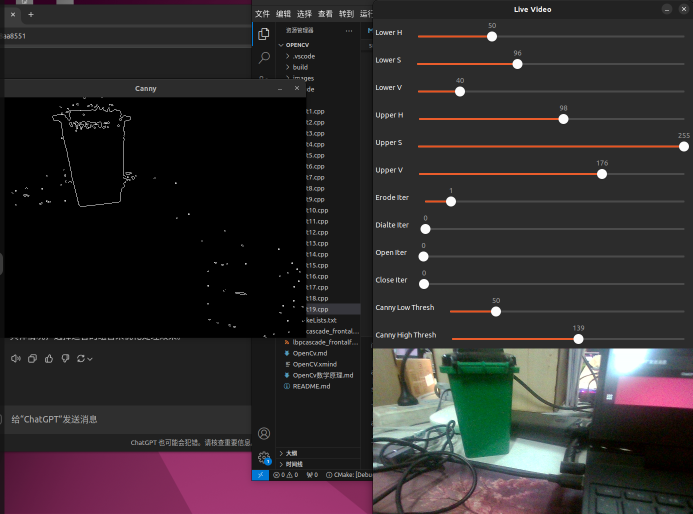
//> input picture Opencv/images/detetc/1.png, 1385 x 1028 px (shown at 1/2 size)
$ ./test3   (built with g++ and OpenCV 4)
//> lines starting //> are read from the running program, lines starting //| are printed output that depends on the picture
#include <iostream>
#include <vector>
#include <opencv2/opencv.hpp>
cv::Mat adaptiveBilateralFilter(const cv::Mat& src, int d, double sigmaColor, double sigmaSpace) {
    cv::Mat dst = src.clone();
    cv::Mat temp;

    // Convert the source image to grayscale if it is not already
    if (src.channels() == 3) {
        cv::cvtColor(src, temp, cv::COLOR_BGR2GRAY);
    } else {
        temp = src.clone();
    }

    // Calculate the variance of the image
    cv::Mat mean, stddev;
    cv::meanStdDev(temp, mean, stddev);

    // Adjust the sigma values based on the image variance
    double var = stddev.at<double>(0) * stddev.at<double>(0);
    double adaptiveSigmaColor = sigmaColor * var;
    double adaptiveSigmaSpace = sigmaSpace * var;

    // Apply bilateral filter
    cv::bilateralFilter(src, dst, d, adaptiveSigmaColor, adaptiveSigmaSpace);

    return dst;
}
int main() {
    cv::Mat image = cv::imread("/home/wys/Vision Project/Opencv/1.png");
//> image is the input picture: 1028 rows x 1385 cols, CV_8UC3; mean B, G, R 44.4, 42.8, 47.7
    if (image.empty()) {
        std::cerr << "Error opening image" << std::endl;
        return -1;
    }
    cv::namedWindow("mean_filter",cv::WINDOW_AUTOSIZE);
    cv::namedWindow("gaussia_filter",cv::WINDOW_AUTOSIZE);
    cv::namedWindow("median_filter",cv::WINDOW_AUTOSIZE);
    cv::namedWindow("two_edge_filter",cv::WINDOW_AUTOSIZE);
    cv::namedWindow("sobelX",cv::WINDOW_AUTOSIZE);
    cv::namedWindow("sobelY",cv::WINDOW_AUTOSIZE);
    cv::namedWindow("ScharrX",cv::WINDOW_AUTOSIZE);
    cv::namedWindow("ScharrY",cv::WINDOW_AUTOSIZE);
    cv::namedWindow("laplacian",cv::WINDOW_AUTOSIZE);
    cv::namedWindow("canny",cv::WINDOW_AUTOSIZE);
    cv::namedWindow("auto_two_edge_filter",cv::WINDOW_AUTOSIZE);
    cv::namedWindow("fastNLMeans",cv::WINDOW_AUTOSIZE);

    //均值
    cv::Mat mean_filter;
    int kernel = 5;
    cv::blur(image, mean_filter, cv::Size(kernel,kernel));
    //高斯
    cv::Mat gaussia_filter;
    cv::GaussianBlur(image,  gaussia_filter, cv::Size(kernel,kernel),0);
    //中值
    cv::Mat median_filter;
    cv::medianBlur(image, median_filter, 5);
    //双边滤波
    cv::Mat two_edge_filter;
    cv::bilateralFilter(image, two_edge_filter, 9, 75, 75);
    //Sobel梯度计算
    cv::Mat sobelX, sobelY;
    cv::Sobel(image, sobelX, CV_64F, 1, 0, 5);
    cv::Sobel(image, sobelY, CV_64F, 0, 1, 5);
    //Scharr算子
    cv::Mat ScharrX;
    cv::Mat ScharrY;
    cv::Scharr(image, ScharrX, CV_64F, 1, 0);
    cv::Scharr(image, ScharrY, CV_64F, 0, 1);
    //Laplaciance算子
    cv::Mat laplacian;
    cv::Laplacian(image, laplacian, CV_64F);
    //Cany算法
    cv::Mat canny;
    cv::Canny(image, canny, 100, 200);
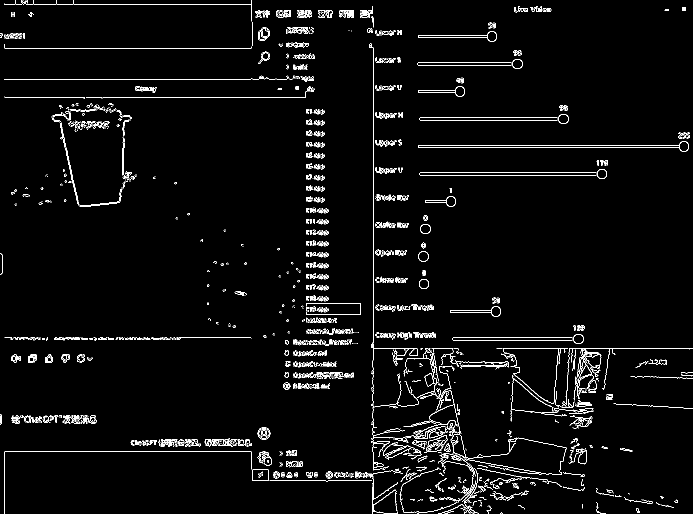
//> canny: 1028 rows x 1385 cols, CV_8UC1 (shown at 1/2 size); 3% white in thin lines or dots
    //自适应双边滤波
    cv::Mat auto_two_edge_filter;
    auto_two_edge_filter = adaptiveBilateralFilter(image, 9, 75, 75);
//> in adaptiveBilateralFilter, `cv::cvtColor(src, temp, cv::COLOR_BGR2GRAY);`:
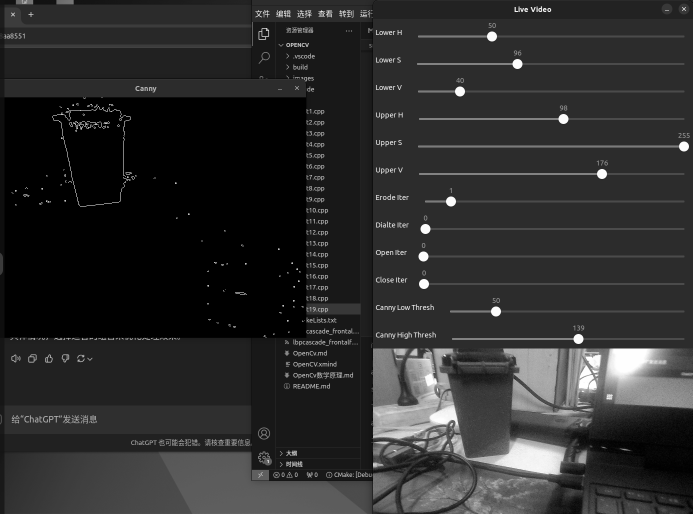
//> temp: 1028 rows x 1385 cols, CV_8UC1 (shown at 1/2 size); min 0, max 255, mean 44.4
//> in adaptiveBilateralFilter, `cv::meanStdDev(temp, mean, stddev);`: mean = [44.44]; stddev = [44]
//> in adaptiveBilateralFilter, `double var = stddev.at<double>(0) * stddev.at<double>(0);`: var = 1935.7
//> in adaptiveBilateralFilter, `double adaptiveSigmaColor = sigmaColor * var;`: adaptiveSigmaColor = 145178.3
    //(滤波后)自适应阈值处理--更好二值化
    // cv::adaptiveThreshold()
    //非局部均值去噪
    cv::Mat fastNLMeans;
    cv::fastNlMeansDenoisingColored(image, fastNLMeans, 10, 10, 7, 21);

    cv::resize(mean_filter,mean_filter, cv::Size(640, 480));
//> mean_filter: 480 rows x 640 cols, CV_8UC3
    cv::resize(gaussia_filter,gaussia_filter, cv::Size(640, 480));
//> gaussia_filter: 480 rows x 640 cols, CV_8UC3
    cv::resize(median_filter,median_filter, cv::Size(640, 480));
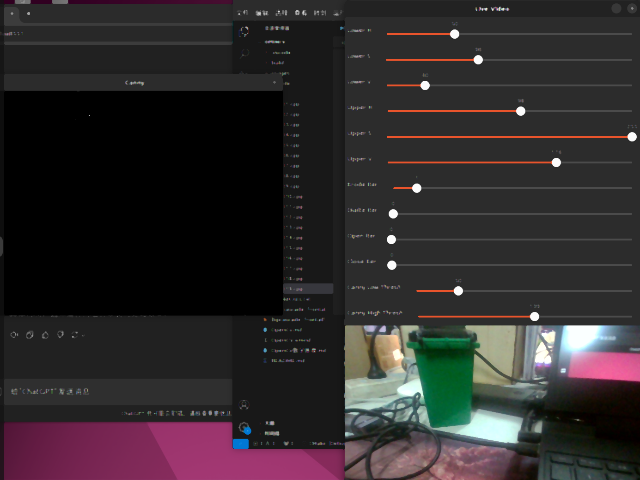
//> median_filter: 480 rows x 640 cols, CV_8UC3; mean B, G, R 43, 41.4, 46.4
    cv::resize(two_edge_filter,two_edge_filter, cv::Size(640, 480));
//> two_edge_filter: 480 rows x 640 cols, CV_8UC3
    cv::resize(sobelX,sobelX, cv::Size(640, 480));
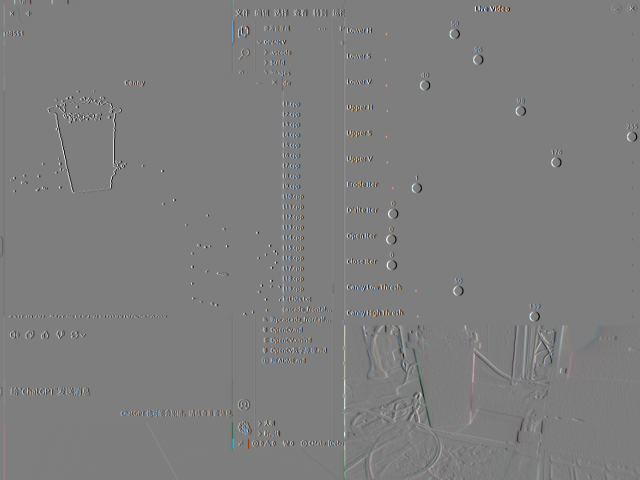
//> sobelX: 480 rows x 640 cols, CV_64FC3; mean B, G, R 2.2, 2.1, 2.7; drawn with min black and max white
    cv::resize(sobelY,sobelY, cv::Size(640, 480));
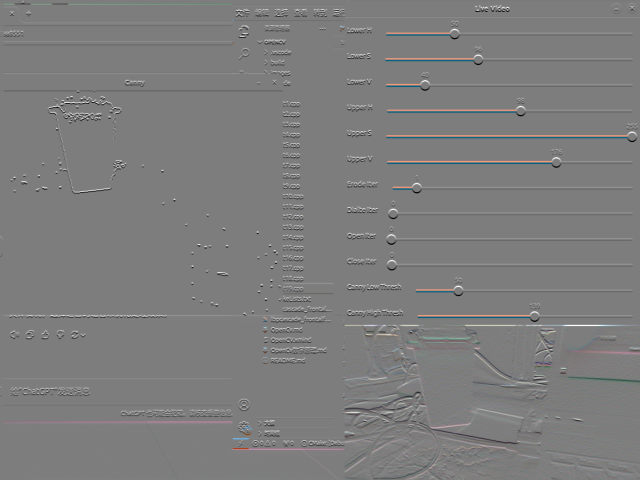
//> sobelY: 480 rows x 640 cols, CV_64FC3; mean B, G, R 4.8, 2.7, 7.2; drawn with min black and max white
    cv::resize(ScharrX,ScharrX, cv::Size(640, 480));
//> ScharrX: 480 rows x 640 cols, CV_64FC3
    cv::resize(ScharrY,ScharrY, cv::Size(640, 480));
//> ScharrY: 480 rows x 640 cols, CV_64FC3
    cv::resize(laplacian,laplacian, cv::Size(640, 480));
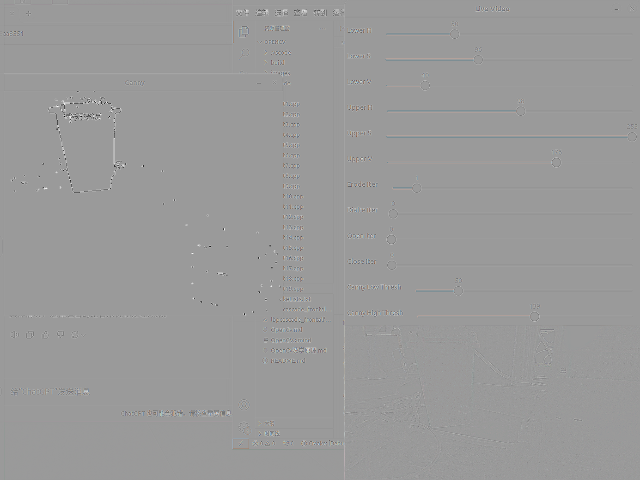
//> laplacian: 480 rows x 640 cols, CV_64FC3; mean B, G, R 0, 0.1, 0.1; drawn with min black and max white
    cv::resize(canny,canny, cv::Size(640, 480));
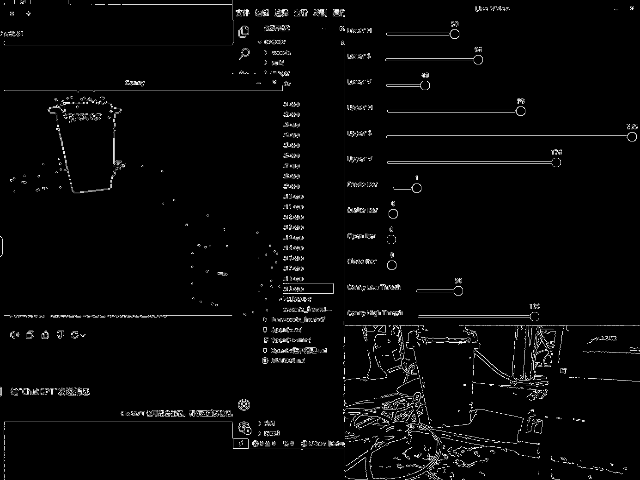
//> canny: 480 rows x 640 cols, CV_8UC1; min 0, max 255, mean 7.3
    cv::resize(auto_two_edge_filter,auto_two_edge_filter, cv::Size(640, 480));
    cv::resize(fastNLMeans,fastNLMeans, cv::Size(640, 480));
//> fastNLMeans: 480 rows x 640 cols, CV_8UC3
    cv::resize(image, image, cv::Size(640, 480));
//> image: 480 rows x 640 cols, CV_8UC3

    cv::imshow("mean_filter", mean_filter);
    cv::imshow("gaussia_filter",gaussia_filter );
    cv::imshow("median_filter",median_filter );
    cv::imshow("two_edge_filter",two_edge_filter );
    cv::imshow("sobelX",sobelX );
    cv::imshow("sobelY",sobelY);
    cv::imshow("ScharrX",ScharrX );
    cv::imshow("ScharrY",ScharrY );
    cv::imshow("laplacian",laplacian );
    cv::imshow("canny",canny );
    cv::imshow("auto_two_edge_filter",auto_two_edge_filter );
    cv::imshow("fastNLMeans",fastNLMeans );
    cv::imshow("image", image);

    cv::waitKey(0);
    return 0;
}

$ run again, with Opencv/images/detetc/2.png copied over Opencv/images/detetc/1.png
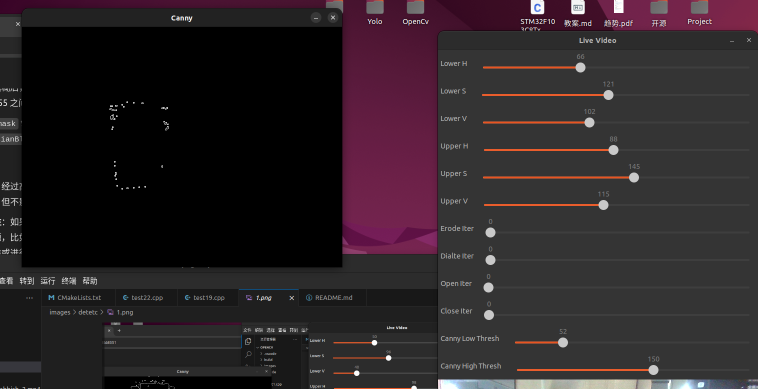
//> input picture Opencv/images/detetc/2.png, 1516 x 778 px (shown at 1/2 size)
//> image is the input picture: 778 rows x 1516 cols, CV_8UC3; mean B, G, R 39, 35.2, 43.8
//> `cv::Canny(image, canny, 100, 200);`:
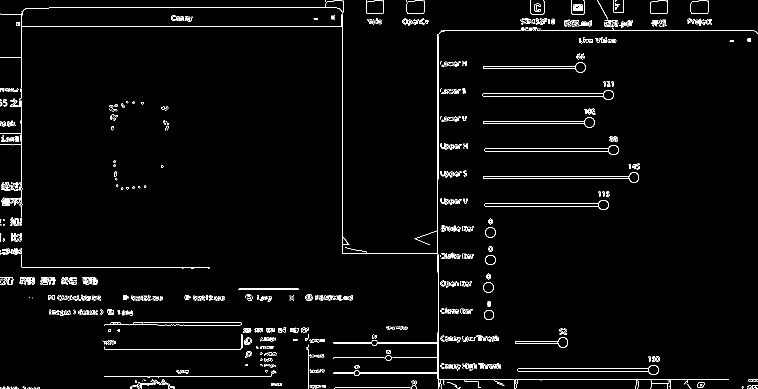
//> canny: 778 rows x 1516 cols, CV_8UC1 (shown at 1/2 size); 2.4% white in thin lines or dots
//> mean = [38.19]; stddev = [33.58]
//> var = 1127.3
//> adaptiveSigmaColor = 84547.7
//> `cv::resize(canny,canny, cv::Size(640, 480));`:
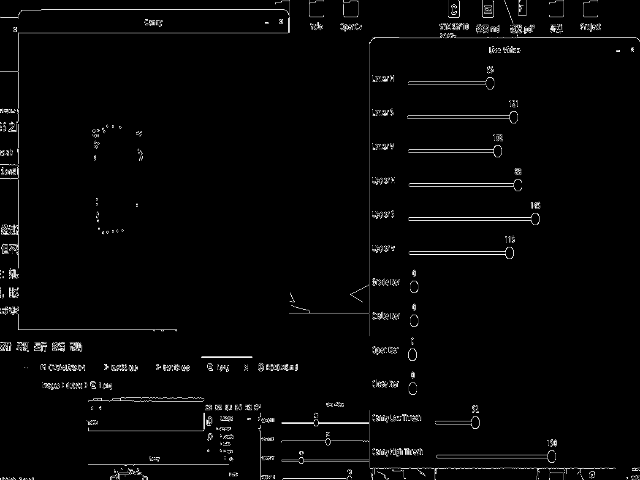
//> canny: 480 rows x 640 cols, CV_8UC1; min 0, max 255, mean 6
//> image: 480 rows x 640 cols, CV_8UC3

$ run again, with Opencv/images/detetc/3.png copied over Opencv/images/detetc/1.png
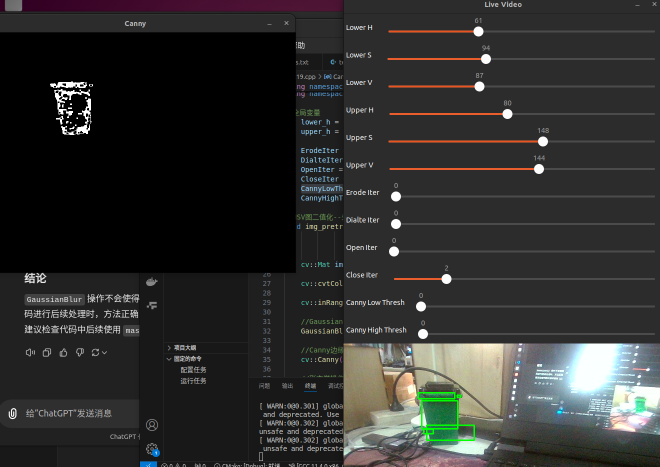
//> input picture Opencv/images/detetc/3.png, 1319 x 933 px (shown at 1/2 size)
//> image is the input picture: 933 rows x 1319 cols, CV_8UC3; mean B, G, R 45.3, 46.7, 46.6
//> `cv::Canny(image, canny, 100, 200);`:
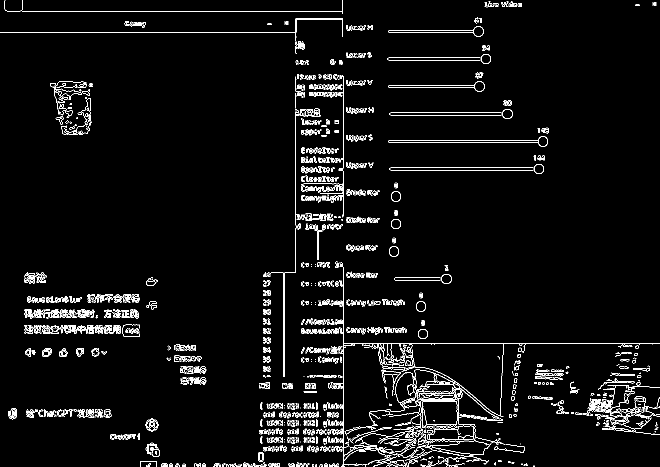
//> canny: 933 rows x 1319 cols, CV_8UC1 (shown at 1/2 size); 3.8% white in thin lines or dots
//> mean = [46.48]; stddev = [51.32]
//> var = 2633.8
//> adaptiveSigmaColor = 197531.5
//> `cv::resize(canny,canny, cv::Size(640, 480));`:
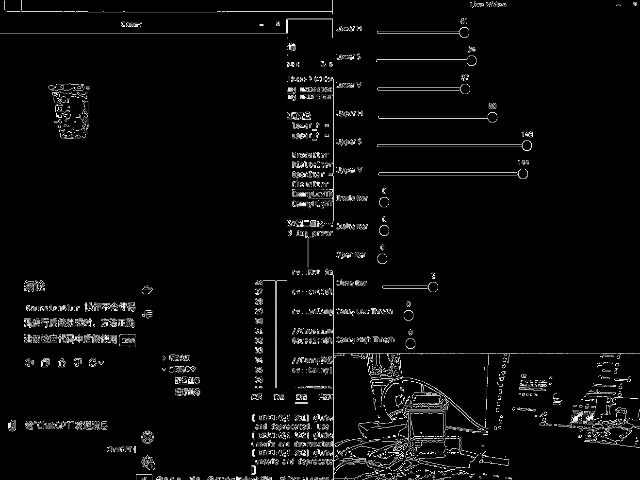
//> canny: 480 rows x 640 cols, CV_8UC1; min 0, max 255, mean 9.8
//> image: 480 rows x 640 cols, CV_8UC3

$ run again, with Opencv/images/detetc/4.png copied over Opencv/images/detetc/1.png
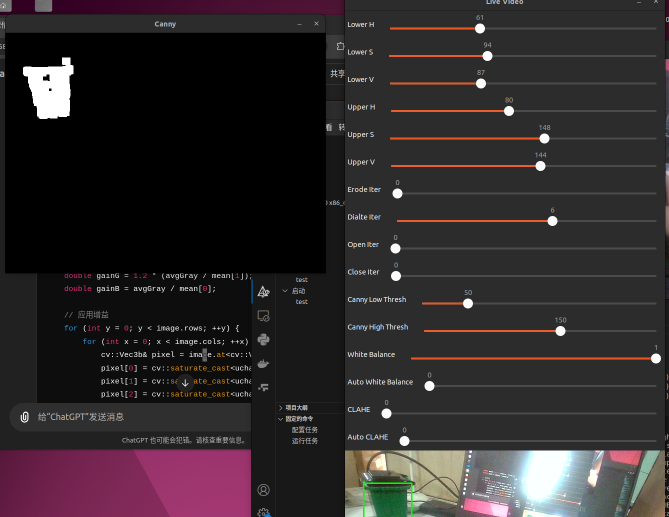
//> input picture Opencv/images/detetc/4.png, 1338 x 1034 px (shown at 1/2 size)
//> image is the input picture: 1034 rows x 1338 cols, CV_8UC3; mean B, G, R 42.7, 40.9, 46.9
//> mean = [42.92]; stddev = [46.34]
//> var = 2147.2
//> adaptiveSigmaColor = 161041.6
//> `cv::resize(canny,canny, cv::Size(640, 480));`:
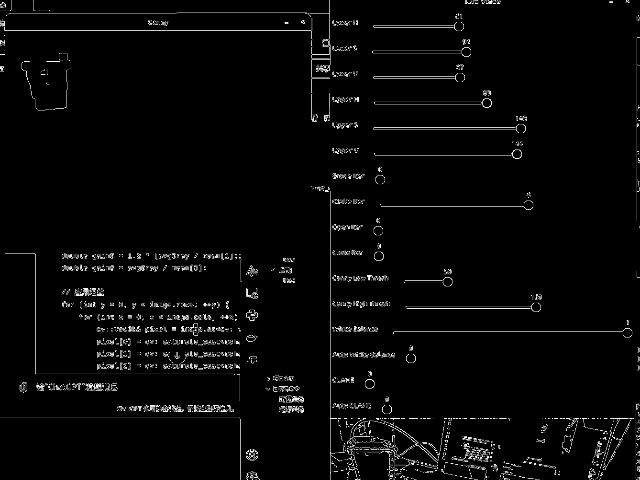
//> canny: 480 rows x 640 cols, CV_8UC1; min 0, max 255, mean 7.2
//> image: 480 rows x 640 cols, CV_8UC3
